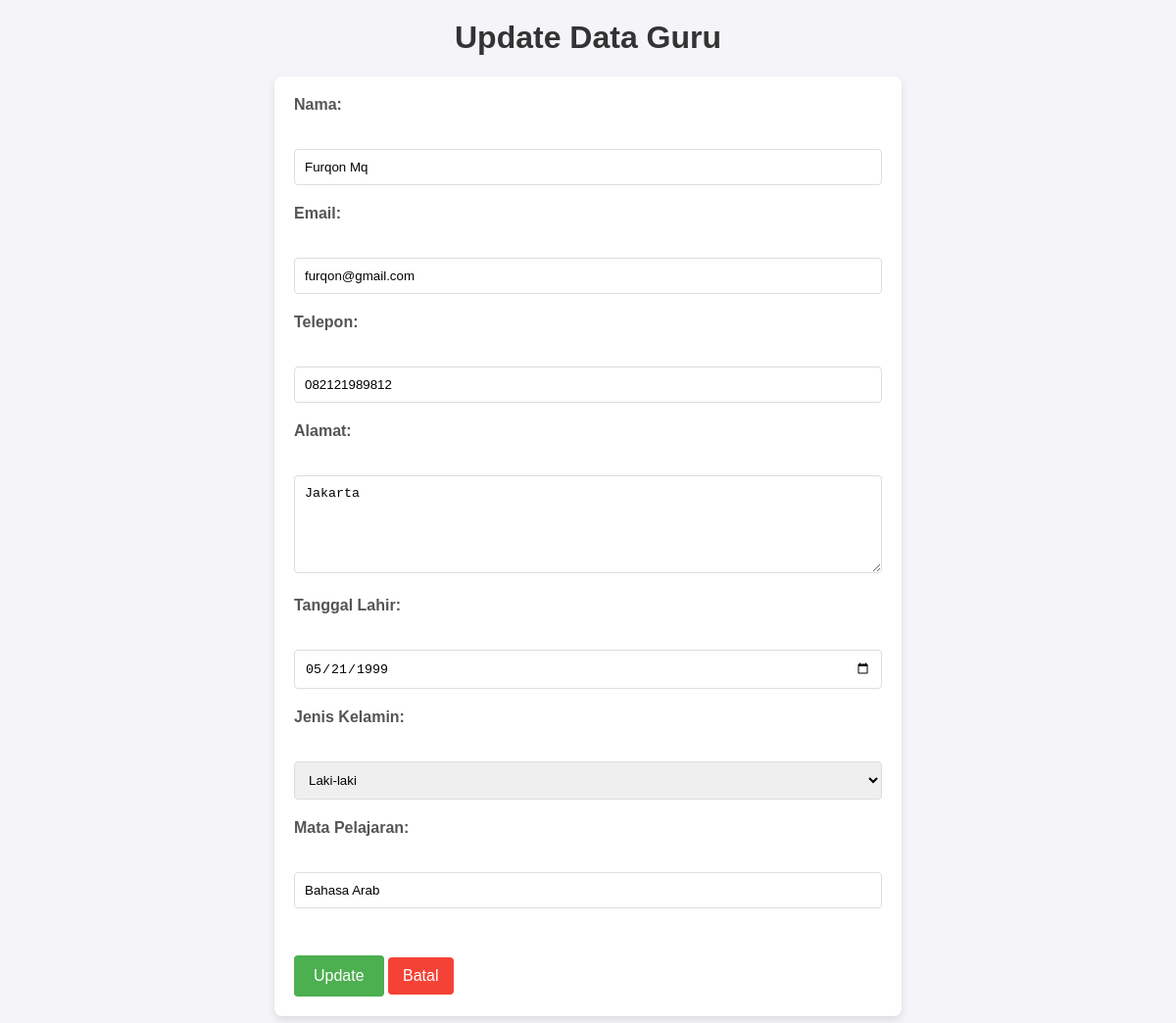
Page /update_guru.php?id=1 on the committed database.
### tables this page shows
CREATE TABLE `guru` (
  `Id` int(11) NOT NULL,
  `Nama` varchar(100) NOT NULL,
  `Alamat` text DEFAULT NULL,
  `Email` varchar(100) NOT NULL,
  `Telepon` varchar(20) DEFAULT NULL,
  `Tanggal_lahir` date DEFAULT NULL,
  `Jenis_kelamin` enum('Laki-laki','Perempuan') NOT NULL,
  `Mata_pelajaran` varchar(100) DEFAULT NULL,
  `created_at` timestamp NOT NULL DEFAULT current_timestamp(),
  `updated_at` timestamp NOT NULL DEFAULT current_timestamp() ON UPDATE current_timestamp()
);

### update_guru.php (the view, shortened to what this page needs)
<?php
require_once 'config.php';
$id = $_GET['id'] ?? null;
$guru = null;
if ($id) {
    $guru = $koneksi->query("SELECT * FROM guru WHERE id = $id")->fetch_assoc();
}
?>
<!DOCTYPE html>
<html lang="id">
<head>
    <link rel="stylesheet" href="styles.css">
</head>
<body>
    <h1>Update Data Guru</h1>
    <?php if ($guru): ?>
        <form method="POST" action="update_guru.php">
            <label><b>Nama:</b></label><br>
            <input type="text" name="Nama" value="<?= htmlspecialchars($guru['Nama']); ?>" required><br>
            <label><b>Email:</b></label><br>
            <input type="email" name="Email" value="<?= htmlspecialchars($guru['Email']); ?>" required><br>
            <label><b>Telepon:</b></label><br>
            <input type="text" name="Telepon" value="<?= htmlspecialchars($guru['Telepon']); ?>"><br>
            <label><b>Alamat:</b></label><br>
            <textarea name="Alamat"><?= htmlspecialchars($guru['Alamat']); ?></textarea><br>
            <label><b>Tanggal Lahir:</b></label><br>
            <input type="date" name="Tanggal_lahir" value="<?= htmlspecialchars($guru['Tanggal_lahir']); ?>"><br>
            <label><b>Jenis Kelamin:</b></label><br>
            <select name="Jenis_kelamin" required>
                <option value="Laki-laki" <?= $guru['Jenis_kelamin'] == 'Laki-laki' ? 'selected' : ''; ?>>Laki-laki</option>
            </select><br>
            <label><b>Mata Pelajaran:</b></label><br>
            <input type="text" name="Mata_pelajaran" value="<?= htmlspecialchars($guru['Mata_pelajaran']); ?>"><br><br>
            <button type="submit">Update</button>
            <a href="data_guru.php" class="batal-button">Batal</a>
        </form>
    <?php else: ?>
        <p>Data tidak ditemukan.</p>
    <?php endif; ?>

### update_guru.php (style rules this page uses)
body { font-family: Arial, sans-serif; background-color: #f4f4f9; margin: 0; padding: 0; }
h1 { text-align: center; margin-top: 20px; color: #333; }
form { max-width: 600px; margin: 20px auto; padding: 20px; background-color: #fff; border-radius: 8px; box-shadow: 0 4px 8px rgba(0, 0, 0, 0.1); }
label { font-size: 1rem; margin-bottom: 8px; display: block; color: #555; }
input[type="text"], input[type="email"], input[type="date"], textarea, select { width: 100%; padding: 10px; margin: 10px 0 20px; border: 1px solid #ddd; border-radius: 4px; box-sizing: border-box; }
textarea { height: 100px; resize: vertical; }
button { background-color: #4CAF50; color: white; border: none; padding: 12px 20px; text-align: center; font-size: 1rem; cursor: pointer; border-radius: 4px; margin-top: 10px; }
a { display: block; text-align: center; margin-top: 10px; color: #555; text-decoration: none; font-size: 0.9rem; }
a.batal-button { display: inline-block; text-align: center; color: white; background-color: #f44336; padding: 10px 15px; font-size: 16px; cursor: pointer; border-radius: 4px; text-decoration: none; margin-top: 10px; transition: background-color 0.3s ease; }

### rows in the picture
guru: Nama "Furqon Mq", Email "furqon@gmail.com", Telepon "082121989812", Alamat "Jakarta", Tanggal_lahir "05/21/1999", Jenis_kelamin "Laki-laki", Mata_pelajaran "Bahasa Arab"
